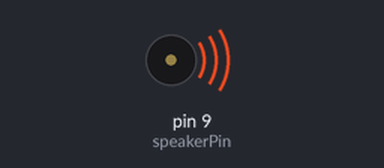
A sketch run on a simulated Arduino Uno, built with avr-gcc and run on an emulated ATmega328P. On the bench: buzzer (waves = sounding).

Above: at 1.8 s.
At 4.8 s:
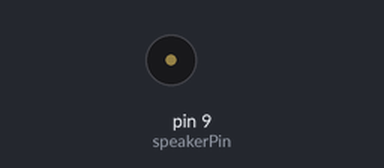
Timing chart, 0 to 6.6 s (numbered marks = the images above):
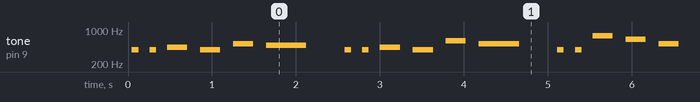

Measured:
- by itself, tone on pin 9 (speakerPin): plays 391 Hz for 0.08 s, 391 Hz for 0.08 s, 438 Hz for 0.24 s, 391 Hz for 0.24 s, 521 Hz for 0.24 s, 491 Hz for 0.48 s … (319 notes in this stretch)

The sketch:

HappyBirthdayTone.ino
```cpp
int speakerPin = 9;

int length = 28; // the number of notes

char notes[] = "GGAGcB GGAGdc GGxecBA yyecdc";

int beats[] = { 2, 2, 8, 8, 8, 16, 1, 2, 2, 8, 8,8, 16, 1, 2,2,8,8,8,8,16, 1,2,2,8,8,8,16 };

int tempo = 150;

void playTone(int tone, int duration) {

for (long i = 0; i < duration * 1000L; i += tone * 2) {

   digitalWrite(speakerPin, HIGH);

   delayMicroseconds(tone);

   digitalWrite(speakerPin, LOW);

   delayMicroseconds(tone);

}

}

void playNote(char note, int duration) {

char names[] = {'C', 'D', 'E', 'F', 'G', 'A', 'B',

                 'c', 'd', 'e', 'f', 'g', 'a', 'b',

                 'x', 'y' };

int tones[] = { 1915, 1700, 1519, 1432, 1275, 1136, 1014,

                 956,  834,  765,  593,  468,  346,  224,

                 655 , 715 };

int SPEE = 5;

// play the tone corresponding to the note name

for (int i = 0; i < 17; i++) {

   if (names[i] == note) {
    int newduration = duration/SPEE;
     playTone(tones[i], newduration);

   }

}

}

void setup() {

pinMode(speakerPin, OUTPUT);

}

void loop() {

for (int i = 0; i < length; i++) {

   if (notes[i] == ' ') {

     delay(beats[i] * tempo); // rest

   } else {

     playNote(notes[i], beats[i] * tempo);

   }

   // pause between notes

   delay(tempo);

}

}
```

MaxMatrix.cpp
```cpp
// (licence header left out)
#include "Arduino.h"
#include "MaxMatrix.h"

MaxMatrix::MaxMatrix(byte _data, byte _load, byte _clock, byte _num)
{
	data = _data;
	load = _load;
	clock = _clock;
	num = _num;
	for (int i=0; i<80; i++)
		buffer[i] = 0;
}

void MaxMatrix::init()
{
	pinMode(data,  OUTPUT);
	pinMode(clock, OUTPUT);
	pinMode(load,  OUTPUT);
	digitalWrite(clock, HIGH);

	setCommand(max7219_reg_scanLimit, 0x07);
	setCommand(max7219_reg_decodeMode, 0x00);  // using an led matrix (not digits)
	setCommand(max7219_reg_shutdown, 0x01);    // not in shutdown mode
	setCommand(max7219_reg_displayTest, 0x00); // no display test

	// empty registers, turn all LEDs off
	clear();

	setIntensity(0x0f);    // the first 0x0f is the value you can set
}

void MaxMatrix::setIntensity(byte intensity)
{
	setCommand(max7219_reg_intensity, intensity);
}

void MaxMatrix::clear()
{
	for (int i=0; i<8; i++)
		setColumnAll(i,0);

	for (int i=0; i<80; i++)
		buffer[i] = 0;
}

void MaxMatrix::setCommand(byte command, byte value)
{
	digitalWrite(load, LOW);
	for (int i=0; i<num; i++)
	{
		shiftOut(data, clock, MSBFIRST, command);
		shiftOut(data, clock, MSBFIRST, value);
	}
	digitalWrite(load, LOW);
	digitalWrite(load, HIGH);
}


void MaxMatrix::setColumn(byte col, byte value)
{
	int n = col / 8;
	int c = col % 8;
	digitalWrite(load, LOW);
	for (int i=0; i<num; i++)
	{
		if (i == n)
		{
			shiftOut(data, clock, MSBFIRST, c + 1);
			shiftOut(data, clock, MSBFIRST, value);
		}
		else
		{
			shiftOut(data, clock, MSBFIRST, 0);
			shiftOut(data, clock, MSBFIRST, 0);
		}
	}
	digitalWrite(load, LOW);
	digitalWrite(load, HIGH);

	buffer[col] = value;
}

void MaxMatrix::setColumnAll(byte col, byte value)
{
	digitalWrite(load, LOW);
	for (int i=0; i<num; i++)
	{
		shiftOut(data, clock, MSBFIRST, col + 1);
		shiftOut(data, clock, MSBFIRST, value);
		buffer[col * i] = value;
	}
	digitalWrite(load, LOW);
	digitalWrite(load, HIGH);
}

void MaxMatrix::setDot(byte col, byte row, byte value)
{
    bitWrite(buffer[col], row, value);

	int n = col / 8;
	int c = col % 8;
	digitalWrite(load, LOW);
	for (int i=0; i<num; i++)
	{
		if (i == n)
		{
			shiftOut(data, clock, MSBFIRST, c + 1);
			shiftOut(data, clock, MSBFIRST, buffer[col]);
		}
		else
		{
			shiftOut(data, clock, MSBFIRST, 0);
			shiftOut(data, clock, MSBFIRST, 0);
		}
	}
	digitalWrite(load, LOW);
	digitalWrite(load, HIGH);
}

void MaxMatrix::writeSprite(int x, int y, const byte* sprite)
{
	int w = sprite[0];
	int h = sprite[1];

	if (h == 8 && y == 0)
		for (int i=0; i<w; i++)
		{
			int c = x + i;
			if (c>=0 && c<80)
				setColumn(c, sprite[i+2]);
		}
	else
		for (int i=0; i<w; i++)
			for (int j=0; j<h; j++)
			{
				int c = x + i;
				int r = y + j;
				if (c>=0 && c<80 && r>=0 && r<8)
					setDot(c, r, bitRead(sprite[i+2], j));
			}
}

void MaxMatrix::reload()
{
	for (int i=0; i<8; i++)
	{
		int col = i;
		digitalWrite(load, LOW);
		for (int j=0; j<num; j++)
		{
			shiftOut(data, clock, MSBFIRST, i + 1);
			shiftOut(data, clock, MSBFIRST, buffer[col]);
			col += 8;
		}
		digitalWrite(load, LOW);
		digitalWrite(load, HIGH);
	}
}

void MaxMatrix::shiftLeft(bool rotate, bool fill_zero)
{
	byte old = buffer[0];
	int i;
	for (i=0; i<80; i++)
		buffer[i] = buffer[i+1];
	if (rotate) buffer[num*8-1] = old;
	else if (fill_zero) buffer[num*8-1] = 0;

	reload();
}

void MaxMatrix::shiftRight(bool rotate, bool fill_zero)
{
	int last = num*8-1;
	byte old = buffer[last];
	int i;
	for (i=79; i>0; i--)
		buffer[i] = buffer[i-1];
	if (rotate) buffer[0] = old;
	else if (fill_zero) buffer[0] = 0;

	reload();
}

void MaxMatrix::shiftUp(bool rotate)
{
	for (int i=0; i<num*8; i++)
	{
		bool b = buffer[i] & 1;
		buffer[i] >>= 1;
		if (rotate) bitWrite(buffer[i], 7, b);
	}
	reload();
}

void MaxMatrix::shiftDown(bool rotate)
{
	for (int i=0; i<num*8; i++)
	{
		bool b = buffer[i] & 128;
		buffer[i] <<= 1;
		if (rotate) bitWrite(buffer[i], 0, b);
	}
	reload();
}
```

MaxMatrix.h
```cpp
// (licence header left out)
#ifndef _MaxMatrix_H_
#define _MaxMatrix_H_

#include "Arduino.h"

#define max7219_reg_noop        0x00
#define max7219_reg_digit0      0x01
#define max7219_reg_digit1      0x02
#define max7219_reg_digit2      0x03
#define max7219_reg_digit3      0x04
#define max7219_reg_digit4      0x05
#define max7219_reg_digit5      0x06
#define max7219_reg_digit6      0x07
#define max7219_reg_digit7      0x08
#define max7219_reg_decodeMode  0x09
#define max7219_reg_intensity   0x0a
#define max7219_reg_scanLimit   0x0b
#define max7219_reg_shutdown    0x0c
#define max7219_reg_displayTest 0x0f

class MaxMatrix
{
  private:
    byte data;
    byte load;
    byte clock;
    byte num;
    byte buffer[80];

    void reload();

  public:
    MaxMatrix(byte data, byte load, byte clock, byte num);

    void init();
    void clear();
    void setCommand(byte command, byte value);
    void setIntensity(byte intensity);
    void setColumn(byte col, byte value);
    void setColumnAll(byte col, byte value);
    void setDot(byte col, byte row, byte value);
    void writeSprite(int x, int y, const byte* sprite);

    void shiftLeft(bool rotate = false, bool fill_zero = true);
    void shiftRight(bool rotate = false, bool fill_zero = true);
    void shiftUp(bool rotate = false);
    void shiftDown(bool rotate = false);
};

#endif
```
